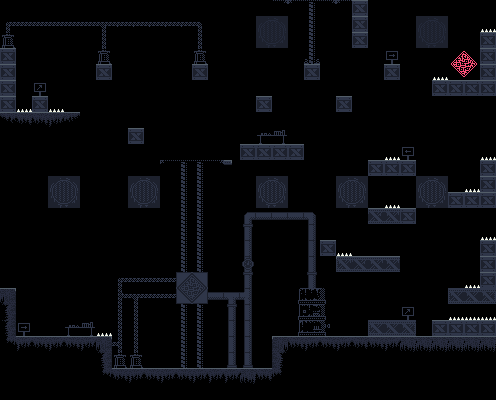

This is a level from a 2D game, rendered from its Tiled map with the project's own tilesets. A one-line summary and the complete map file follow:
An orthogonal 31x25 tile map with 16x16 px tiles, 1 tile layer (Слой тайлов 1).

<map version="1.4" tiledversion="1.4.3" orientation="orthogonal" renderorder="right-down" width="31" height="25" tilewidth="16" tileheight="16" infinite="0" nextlayerid="2" nextobjectid="1">
 <tileset firstgid="1" source="industrial.v2.tsx" />
 <layer id="1" name="Слой тайлов 1" width="31" height="25">
  <data encoding="csv">
0,0,0,0,0,0,0,0,0,0,0,0,0,0,0,0,0,83,81,82,83,81,6,0,0,0,0,0,0,0,0,
73,138,138,138,138,138,107,74,74,74,74,74,76,0,0,0,24,25,0,146,0,0,6,0,0,0,24,25,0,0,77,
140,0,0,0,0,0,105,0,0,0,0,0,105,0,0,0,56,57,0,146,0,0,6,0,0,0,56,57,0,0,6,
6,0,0,0,0,0,140,0,0,0,0,0,140,0,0,0,0,0,0,178,0,0,0,0,147,0,0,0,361,362,6,
6,0,0,0,0,0,6,0,0,0,0,0,6,0,0,0,0,0,0,6,0,0,0,0,6,0,0,77,393,394,6,
6,0,209,0,0,0,0,0,0,0,0,0,0,0,0,0,0,0,0,0,0,0,0,0,0,0,0,6,6,6,6,
6,77,6,77,0,0,0,0,0,0,0,0,0,0,0,0,6,0,0,0,0,6,0,0,0,0,0,0,0,0,0,
39,40,40,41,44,0,0,0,0,0,0,0,0,0,0,0,0,0,0,0,0,0,0,0,0,0,0,0,0,0,0,
0,0,0,0,0,0,0,0,6,0,0,0,0,0,0,0,244,245,0,0,0,0,0,0,0,0,0,0,0,0,0,
0,0,0,0,0,0,0,0,0,0,0,0,0,0,0,6,6,6,6,0,0,0,0,0,77,179,0,0,0,0,77,
0,0,0,0,0,0,0,0,0,0,81,82,82,83,149,0,0,0,0,0,0,0,0,6,6,6,0,0,0,0,6,
0,0,0,66,67,0,0,0,66,67,0,146,146,0,0,0,66,67,0,0,0,66,67,0,0,0,66,67,0,77,6,
0,0,0,98,99,0,0,0,98,99,0,146,146,0,0,0,98,99,0,0,0,98,99,0,77,0,98,99,6,6,6,
0,0,0,0,0,0,0,0,0,0,0,146,146,0,0,268,237,237,237,238,0,0,0,14,15,6,0,0,0,0,0,
0,0,0,0,0,0,0,0,0,0,0,146,146,0,0,271,0,0,0,367,0,0,0,0,0,0,0,0,0,0,77,
0,0,0,0,0,0,0,0,0,0,0,146,146,0,0,367,0,0,0,367,6,77,0,0,0,0,0,0,0,0,6,
0,0,0,0,0,0,0,0,0,0,0,146,146,0,0,336,0,0,0,367,0,13,14,15,15,0,0,0,0,0,6,
0,0,0,0,0,0,0,73,138,138,138,422,423,0,0,271,0,0,0,271,0,0,0,0,0,0,0,0,0,77,6,
69,0,0,0,0,0,0,106,107,138,138,454,455,237,301,303,0,0,339,340,341,0,0,0,0,0,0,0,20,21,22,
101,0,0,0,0,0,0,105,105,0,0,146,146,0,271,367,0,0,371,372,373,0,0,0,0,209,0,0,77,77,77,
101,147,0,0,244,245,77,105,105,0,0,146,146,0,367,367,0,0,403,404,405,0,0,20,21,22,0,6,6,6,6,
133,41,40,41,40,41,69,108,105,0,0,146,146,0,367,367,0,68,40,41,40,41,40,40,41,42,42,42,42,42,42,
0,0,0,0,0,0,101,140,140,0,0,146,146,0,399,399,0,100,0,0,0,0,0,0,0,0,0,0,0,0,0,
0,0,0,0,0,0,133,40,41,40,41,40,41,41,41,42,40,132,0,0,0,0,0,0,0,0,0,0,0,0,0,
0,0,0,0,0,0,0,0,0,0,0,0,0,0,0,0,0,0,0,0,0,0,0,0,0,0,0,0,0,0,0
</data>
 </layer>
</map>
